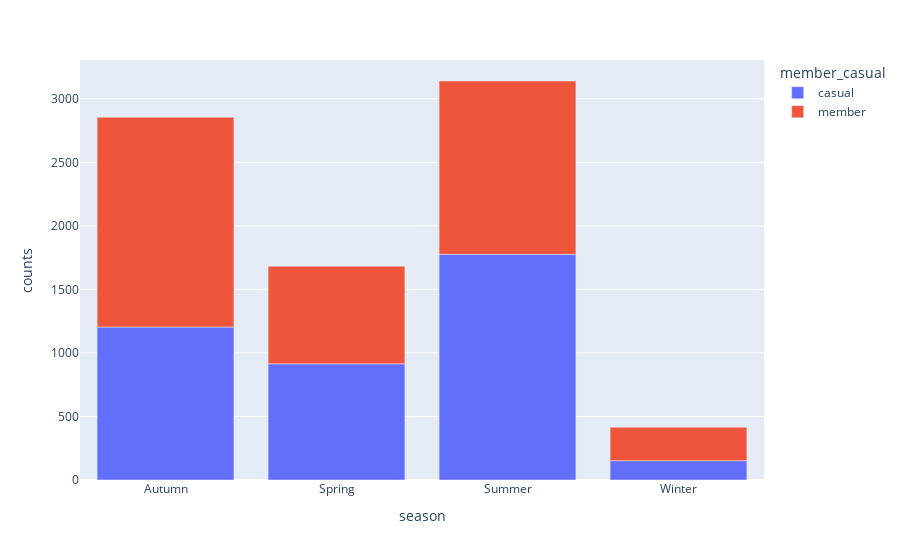

The notebook cell saved with this chart:
### Markdown cell above
**8) Do casual bikers ride more in the summer compared to other seasons?**

### Code cell
df12 =  df_smote_final.groupby(by=["season", "member_casual"]).size().reset_index(name="counts")
fig = px.bar(df12, x="season", y="counts",color="member_casual",)
fig.show()

### Figure 1 — Plotly figure (JSON) as saved in the notebook; plotly's stock layout.template omitted (floating-point values rounded to 4 significant figures)
{"data": [{"alignmentgroup": "True", "hovertemplate": "member_casual=casual<br>season=%{x}<br>counts=%{y}<extra></extra>", "legendgroup": "casual", "marker": {"color": "#636efa", "pattern": {"shape": ""}}, "name": "casual", "offsetgroup": "casual", "orientation": "v", "showlegend": true, "textposition": "auto", "type": "bar", "x": ["Autumn", "Spring", "Summer", "Winter"], "xaxis": "x", "y": [1204, 914, 1776, 152], "yaxis": "y"}, {"alignmentgroup": "True", "hovertemplate": "member_casual=member<br>season=%{x}<br>counts=%{y}<extra></extra>", "legendgroup": "member", "marker": {"color": "#EF553B", "pattern": {"shape": ""}}, "name": "member", "offsetgroup": "member", "orientation": "v", "showlegend": true, "textposition": "auto", "type": "bar", "x": ["Autumn", "Spring", "Summer", "Winter"], "xaxis": "x", "y": [1651, 768, 1364, 263], "yaxis": "y"}], "layout": {"barmode": "relative", "legend": {"title": {"text": "member_casual"}, "tracegroupgap": 0}, "margin": {"t": 60}, "xaxis": {"anchor": "y", "domain": [0, 1], "title": {"text": "season"}}, "yaxis": {"anchor": "x", "domain": [0, 1], "title": {"text": "counts"}}}}
